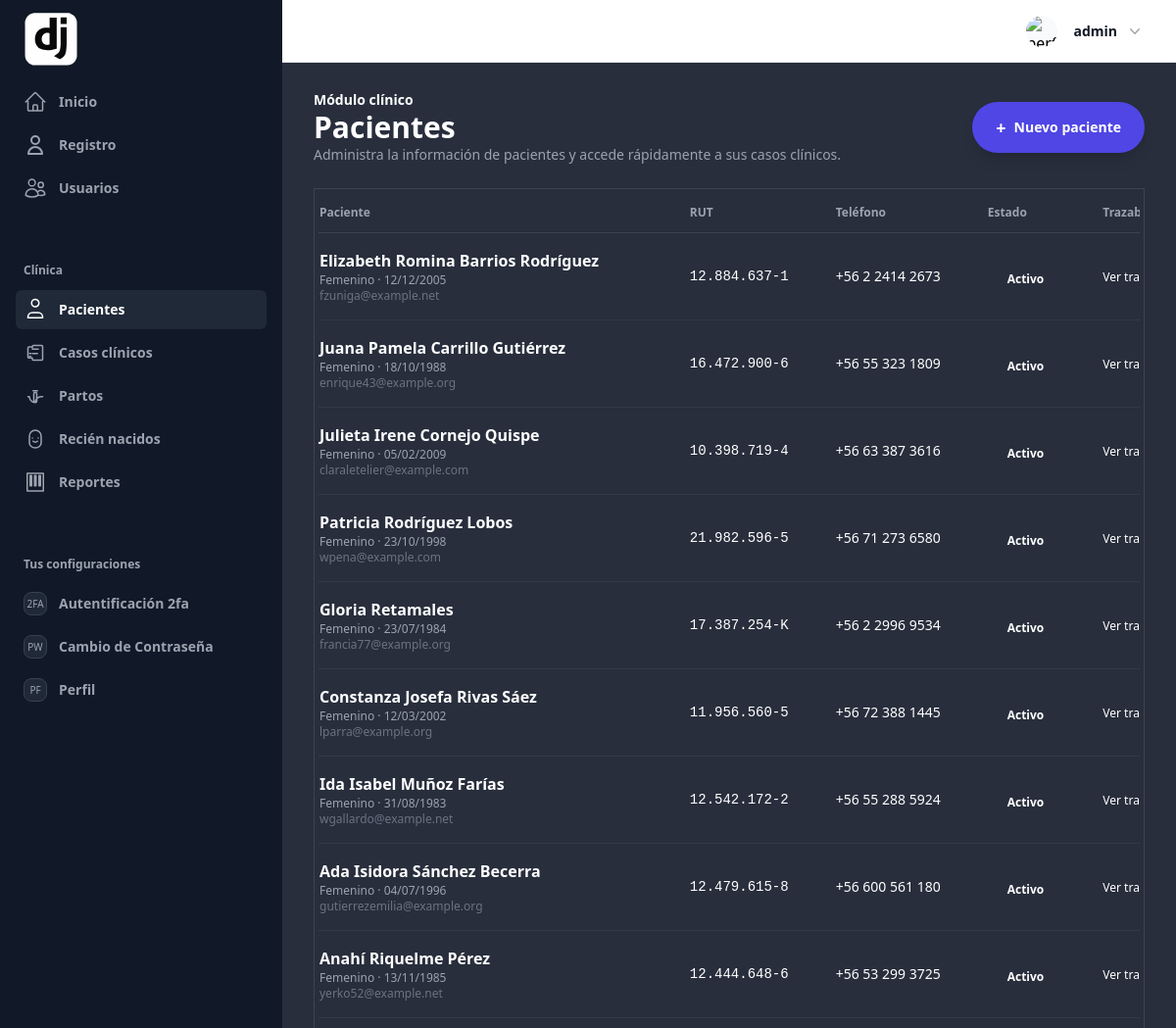
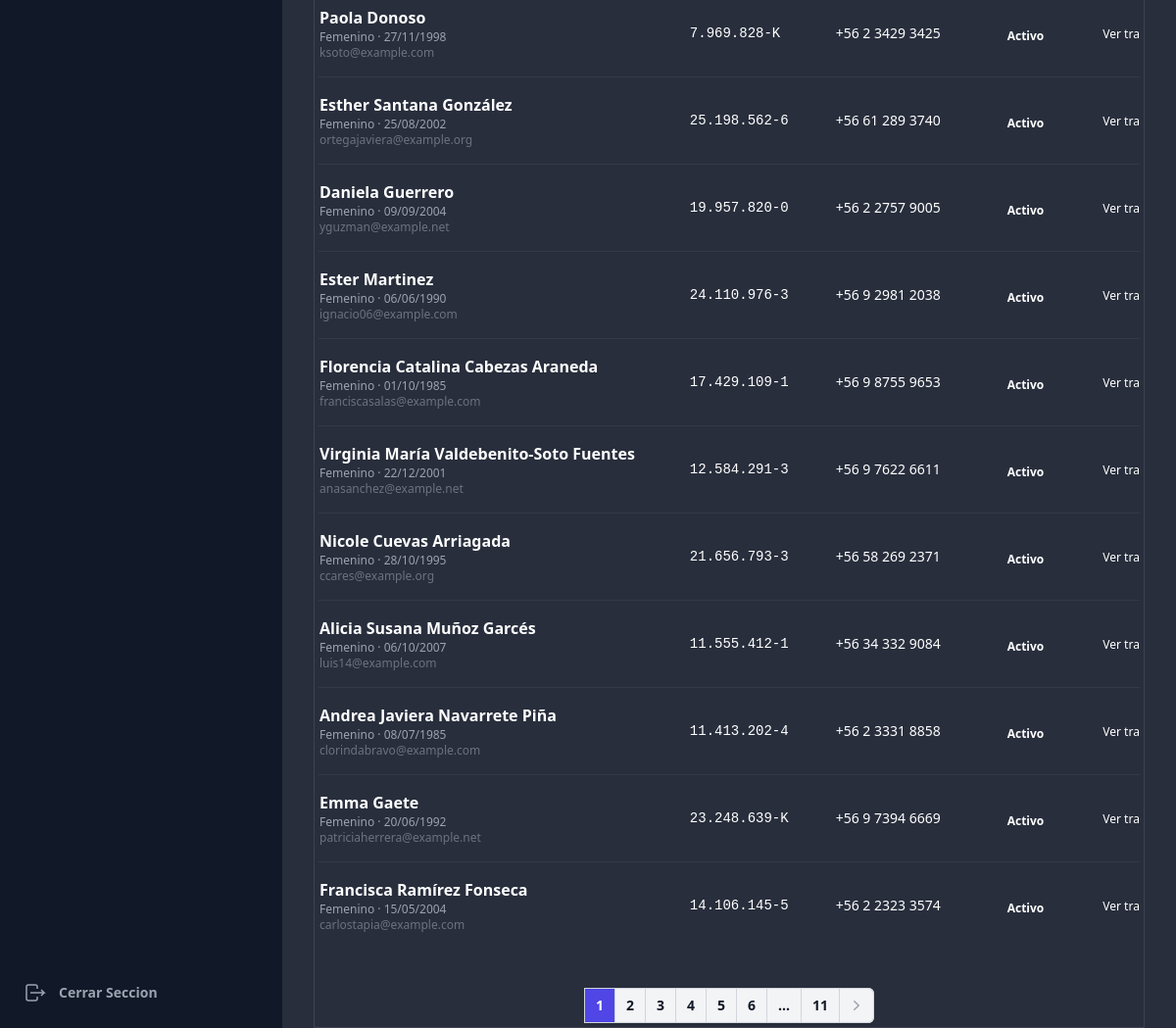
Page /clinica/pacientes/ (signed in) on the committed database (2 pictures, top to bottom).
### clinica/models.py (models this page shows, shortened)
class Paciente(models.Model):
    class SexoChoices(models.TextChoices):
        MASCULINO = "M", _("Masculino")
        FEMENINO = "F", _("Femenino")
        OTRO = "O", _("Otro")
    class EstadoCivilChoices(models.TextChoices):
        SOLTERA = "soltera", _("Soltera")
        CASADA = "casada", _("Casada")
        VIUDA = "viuda", _("Viuda")
        DIVORCIADA = "divorciada", _("Divorciada")
        CONVIVIENTE = "conviviente", _("Conviviente")
        OTRO = "otro", _("Otro")
    class NivelEducacionalChoices(models.TextChoices):
        NINGUNA = "ninguna", _("Ninguna")
        BASICA = "basica", _("Básica")
        MEDIA = "media", _("Media")
        TECNICA = "tecnica", _("Técnica")
        UNIVERSITARIA = "universitaria", _("Universitaria")
        OTRO = "otro", _("Otro")
    class PuebloOriginarioChoices(models.TextChoices):
        NINGUNO = "ninguno", _("Ninguno")
        MAPUCHE = "mapuche", _("Mapuche")
        AYMARA = "aymara", _("Aymara")
        RAPANUI = "rapanui", _("Rapa Nui")
        OTRO = "otro", _("Otro")
    class NacionalidadChoices(models.TextChoices):
        CHILENA = "chilena", _("Chilena")
        EXTRANJERA = "extranjera", _("Extranjera")
    rut = models.CharField(_("RUT"), max_length=12, unique=True)
    dv = models.CharField(_("Dígito verificador"), max_length=1, blank=True)
    nombres = models.CharField(_("Nombres"), max_length=100, blank=True)
    apellido_paterno = models.CharField(_("Apellido paterno"), max_length=100, blank=True)
    apellido_materno = models.CharField(_("Apellido materno"), max_length=100, blank=True)
    nombre_completo = models.CharField(_("Nombre completo"), max_length=255, blank=True)
    fecha_nacimiento = models.DateField(_("Fecha de nacimiento"))
    sexo = models.CharField(_("Sexo"), max_length=1, choices=SexoChoices.choices)
    telefono = models.CharField(_("Teléfono"), max_length=20, blank=True)
    email = models.EmailField(_("Correo electrónico"), blank=True)
    direccion = models.CharField(_("Dirección"), max_length=255, blank=True)
    estado_civil = models.CharField(
        _("Estado civil"),
        max_length=20,
        choices=EstadoCivilChoices.choices,
        default=EstadoCivilChoices.OTRO,
        blank=True,
    )
    nivel_educacional = models.CharField(
        _("Nivel educacional"),
        max_length=20,
        choices=NivelEducacionalChoices.choices,
        default=NivelEducacionalChoices.OTRO,
        blank=True,
    )
    pueblo_originario = models.CharField(
        _("Pueblo originario (histórico)"),
        max_length=20,
        choices=PuebloOriginarioChoices.choices,
        default=PuebloOriginarioChoices.NINGUNO,
        blank=True,
        help_text=_("Campo legado. Se mantendrá hasta migrar completamente al catálogo REM."),
    )
    nacionalidad = models.CharField(
        _("Nacionalidad (histórica)"),
        max_length=20,
        choices=NacionalidadChoices.choices,
        default=NacionalidadChoices.CHILENA,
        blank=True,
        help_text=_("Campo legado. Se recomienda usar el catálogo de nacionalidades."),
    )
    consultorio = models.ForeignKey(
        Consultorio,
        verbose_name=_("Consultorio de referencia"),
        related_name="pacientes",
        on_delete=models.SET_NULL,
        null=True,
        blank=True,
        db_column="consultorio_id",
    )
    nacionalidad_catalogo = models.ForeignKey(
        Nacionalidad,
        verbose_name=_("Nacionalidad (catálogo)"),
        related_name="pacientes",
        on_delete=models.SET_NULL,
        null=True,
        blank=True,
        db_column="nacionalidad_codigo",
    )
    pueblo_originario_catalogo = models.ForeignKey(
        PuebloOriginario,
        verbose_name=_("Pueblo originario (catálogo)"),
        related_name="pacientes",
        on_delete=models.SET_NULL,
        null=True,
        blank=True,
        db_column="pueblo_originario_id",
    )
    activo = models.BooleanField(_("Activo"), default=True)
    fecha_creacion = models.DateTimeField(_("Fecha de creación"), auto_now_add=True)
    fecha_actualizacion = models.DateTimeField(_("Fecha de actualización"), auto_now=True)
    class Meta:
        ordering = ["nombres", "apellido_paterno", "apellido_materno"]
        verbose_name = _("Paciente")
        verbose_name_plural = _("Pacientes")
        indexes = [
            models.Index(fields=["fecha_nacimiento"], name="idx_paciente_fecha_nac"),
            models.Index(fields=["nombres", "apellido_paterno"], name="idx_paciente_nombre"),
        ]

### clinica/views.py (the view)
# urls.py: path("pacientes/", views.PacienteListView.as_view(), name="paciente_list"),
class PacienteListView(LoginRequiredMixin, ListView):
    model = Paciente
    template_name = "clinica/pacientes/lista.html"
    context_object_name = "pacientes"
    paginate_by = 20

### templates/clinica/pacientes/lista.html (shortened to what this page needs)
{% extends 'components/Layout/base_extendido.html' %}
{% block content_main %}
<section class="space-y-6 text-white">
  <div class="flex flex-wrap items-center justify-between gap-4">
    <div>
      <p class="text-sm font-semibold text-indigo-300 uppercase tracking-wide">Módulo clínico</p>
      <h1 class="text-3xl font-bold text-white">Pacientes</h1>
      <p class="text-sm text-gray-400">Administra la información de pacientes y accede rápidamente a sus casos clínicos.</p>
    </div>
    <a href="{% url 'clinica:paciente_create' %}" class="inline-flex items-center gap-2 rounded-full bg-indigo-600 px-6 py-3 text-sm font-semibold text-white shadow-lg shadow-indigo-600/30 transition hover:bg-indigo-500 focus-visible:outline focus-visible:outline-2 focus-visible:outline-offset-2 focus-visible:outline-indigo-500">
      <span class="text-lg leading-none">+</span>
      Nuevo paciente
    </a>
  </div>
  <div class="rounded-[2.5rem] border border-white/10 bg-gray-950/40 p-1 shadow-2xl shadow-black/30">
    <div class="overflow-x-auto rounded-[2rem]">
      <div class="overflow-hidden rounded-[2rem]">
      <table aria-label="Pacientes" class="w-full whitespace-nowrap text-left text-sm text-gray-300">
        <colgroup>
          <col class="w-full sm:w-4/12">
          <col class="sm:w-2/12">
          <col class="sm:w-2/12">
          <col class="sm:w-2/12">
          <col class="sm:w-2/12">
          <col class="sm:w-2/12">
        </colgroup>
        <thead class="border-b border-white/10 text-xs font-semibold uppercase tracking-wide text-gray-400">
          <tr>
            <th scope="col" class="py-3 pl-6 pr-8 sm:pl-8">Paciente</th>
            <th scope="col" class="px-6 py-3">RUT</th>
            <th scope="col" class="px-6 py-3">Teléfono</th>
            <th scope="col" class="px-6 py-3">Estado</th>
            <th scope="col" class="px-6 py-3">Trazabilidad</th>
          </tr>
        </thead>
        <tbody class="divide-y divide-white/5 text-sm leading-6">
          {% for paciente in pacientes %}
            <tr class="transition hover:bg-white/5">
              <td class="py-4 pl-6 pr-8 sm:pl-8">
                <div class="flex flex-col gap-1">
                  <p class="text-base font-semibold text-white">{{ paciente.nombre_completo }}</p>
                  <p class="text-xs text-gray-400">{{ paciente.get_sexo_display }} · {{ paciente.fecha_nacimiento|date:"d/m/Y" }}</p>
                  <p class="text-xs text-gray-500">{{ paciente.email|default:"Sin correo registrado" }}</p>
                </div>
              </td>
              <td class="px-6 py-4 font-mono text-sm text-gray-200">{{ paciente.rut }}</td>
              <td class="px-6 py-4 text-sm text-gray-200">{{ paciente.telefono|default:"Sin teléfono" }}</td>
              <td class="px-6 py-4">
                {% if paciente.activo %}
                  <span class="inline-flex items-center gap-2 rounded-full bg-emerald-500/10 px-3 py-1 text-xs font-semibold text-emerald-300">
                     Activo
                  </span>
                {% else %}
                  <span class="inline-flex items-center gap-2 rounded-full bg-rose-500/10 px-3 py-1 text-xs font-semibold text-rose-300">
                    <span class="h-2 w-2 rounded-full bg-rose-400"></span> Inactivo
                  </span>
                {% endif %}
              </td>
              <td class="px-6 py-4 text-sm">
                <a href="{% url 'clinica:paciente_trazabilidad' paciente.pk %}" class="text-xs font-medium text-indigo-300 hover:text-indigo-100">
                  Ver trazabilidad
                </a>
              </td>
            </tr>
          {% empty %}
            <tr>
              <td colspan="5" class="px-6 py-10 text-center text-sm text-gray-400">
                No hay pacientes registrados. <a href="{% url 'clinica:paciente_create' %}" class="text-indigo-300 underline-offset-4 hover:text-indigo-200 hover:underline">Crea el primero</a>.
              </td>
            </tr>
          {% endfor %}
        </tbody>
      </table>
      </div>
    </div>
    {% include 'components/paginador.html' with page_obj=page_obj %}
  </div>
</section>
{% endblock content_main %}

### templates/components/header/components/profile.html (shortened to what this page needs)
{% load static %}
<div class="relative" x-data="{ openUser: false }">
  <button type="button" class="-m-1.5 flex items-center p-1.5" id="user-menu-button" aria-expanded="false" aria-haspopup="true" @click="openUser = !openUser">
    <img class="h-8 w-8 rounded-full bg-gray-50" src="{{ request.user.profile.image.url }}" alt="perfil">
    <span class="hidden lg:flex lg:items-center">
      <span class="ml-4 text-sm font-semibold leading-6 text-gray-900" aria-hidden="true">{{ request.user }}</span>
      <svg class="ml-2 h-5 w-5 text-gray-400" viewBox="0 0 20 20" fill="currentColor" aria-hidden="true">
        <path fill-rule="evenodd" d="M5.23 7.21a.75.75 0 011.06.02L10 11.168l3.71-3.938a.75.75 0 111.08 1.04l-4.25 4.5a.75.75 0 01-1.08 0l-4.25-4.5a.75.75 0 01.02-1.06z" clip-rule="evenodd" />
      </svg>
    </span>
  </button>
</div>

### static/css/mensajes.css (style rules this page uses)
button { padding: 10px; }

### rows in the picture
Paciente: nombre_completo "Elizabeth Romina Barrios Rodríguez", sexo "Femenino", fecha_nacimiento "12/12/2005", email "fzuniga@example.net", rut "12.884.637-1", telefono "+56 2 2414 2673", activo "Activo"
Paciente: nombre_completo "Juana Pamela Carrillo Gutiérrez", sexo "Femenino", fecha_nacimiento "18/10/1988", email "enrique43@example.org", rut "16.472.900-6", telefono "+56 55 323 1809", activo "Activo"
Paciente: nombre_completo "Julieta Irene Cornejo Quispe", sexo "Femenino", fecha_nacimiento "05/02/2009", email "claraletelier@example.com", rut "10.398.719-4", telefono "+56 63 387 3616", activo "Activo"
Paciente: nombre_completo "Patricia Rodríguez Lobos", sexo "Femenino", fecha_nacimiento "23/10/1998", email "wpena@example.com", rut "21.982.596-5", telefono "+56 71 273 6580", activo "Activo"
Paciente: nombre_completo "Gloria Retamales", sexo "Femenino", fecha_nacimiento "23/07/1984", email "francia77@example.org", rut "17.387.254-K", telefono "+56 2 2996 9534", activo "Activo"
Paciente: nombre_completo "Constanza Josefa Rivas Sáez", sexo "Femenino", fecha_nacimiento "12/03/2002", email "lparra@example.org", rut "11.956.560-5", telefono "+56 72 388 1445", activo "Activo"
Paciente: nombre_completo "Ida Isabel Muñoz Farías", sexo "Femenino", fecha_nacimiento "31/08/1983", email "wgallardo@example.net", rut "12.542.172-2", telefono "+56 55 288 5924", activo "Activo"
Paciente: nombre_completo "Ada Isidora Sánchez Becerra", sexo "Femenino", fecha_nacimiento "04/07/1996", email "gutierrezemilia@example.org", rut "12.479.615-8", telefono "+56 600 561 180", activo "Activo"
Paciente: nombre_completo "Anahí Riquelme Pérez", sexo "Femenino", fecha_nacimiento "13/11/1985", email "yerko52@example.net", rut "12.444.648-6", telefono "+56 53 299 3725", activo "Activo"
Paciente: nombre_completo "Paola Donoso", sexo "Femenino", fecha_nacimiento "27/11/1998", email "ksoto@example.com", rut "7.969.828-K", telefono "+56 2 3429 3425", activo "Activo"
Paciente: nombre_completo "Esther Santana González", sexo "Femenino", fecha_nacimiento "25/08/2002", email "ortegajaviera@example.org", rut "25.198.562-6", telefono "+56 61 289 3740", activo "Activo"
Paciente: nombre_completo "Daniela Guerrero", sexo "Femenino", fecha_nacimiento "09/09/2004", email "yguzman@example.net", rut "19.957.820-0", telefono "+56 2 2757 9005", activo "Activo"
Paciente: nombre_completo "Ester Martinez", sexo "Femenino", fecha_nacimiento "06/06/1990", email "ignacio06@example.com", rut "24.110.976-3", telefono "+56 9 2981 2038", activo "Activo"
Paciente: nombre_completo "Florencia Catalina Cabezas Araneda", sexo "Femenino", fecha_nacimiento "01/10/1985", email "franciscasalas@example.com", rut "17.429.109-1", telefono "+56 9 8755 9653", activo "Activo"
Paciente: nombre_completo "Virginia María Valdebenito-Soto Fuentes", sexo "Femenino", fecha_nacimiento "22/12/2001", email "anasanchez@example.net", rut "12.584.291-3", telefono "+56 9 7622 6611", activo "Activo"
Paciente: nombre_completo "Nicole Cuevas Arriagada", sexo "Femenino", fecha_nacimiento "28/10/1995", email "ccares@example.org", rut "21.656.793-3", telefono "+56 58 269 2371", activo "Activo"
Paciente: nombre_completo "Alicia Susana Muñoz Garcés", sexo "Femenino", fecha_nacimiento "06/10/2007", email "luis14@example.com", rut "11.555.412-1", telefono "+56 34 332 9084", activo "Activo"
Paciente: nombre_completo "Andrea Javiera Navarrete Piña", sexo "Femenino", fecha_nacimiento "08/07/1985", email "clorindabravo@example.com", rut "11.413.202-4", telefono "+56 2 3331 8858", activo "Activo"
Paciente: nombre_completo "Emma Gaete", sexo "Femenino", fecha_nacimiento "20/06/1992", email "patriciaherrera@example.net", rut "23.248.639-K", telefono "+56 9 7394 6669", activo "Activo"
Paciente: nombre_completo "Francisca Ramírez Fonseca", sexo "Femenino", fecha_nacimiento "15/05/2004", email "carlostapia@example.com", rut "14.106.145-5", telefono "+56 2 2323 3574", activo "Activo"

### other values in the picture
{{ request.user }} "admin"
{{ page }} "1" "2" "3" "4" "5" "6"
{{ paginator.num_pages }} "11"
